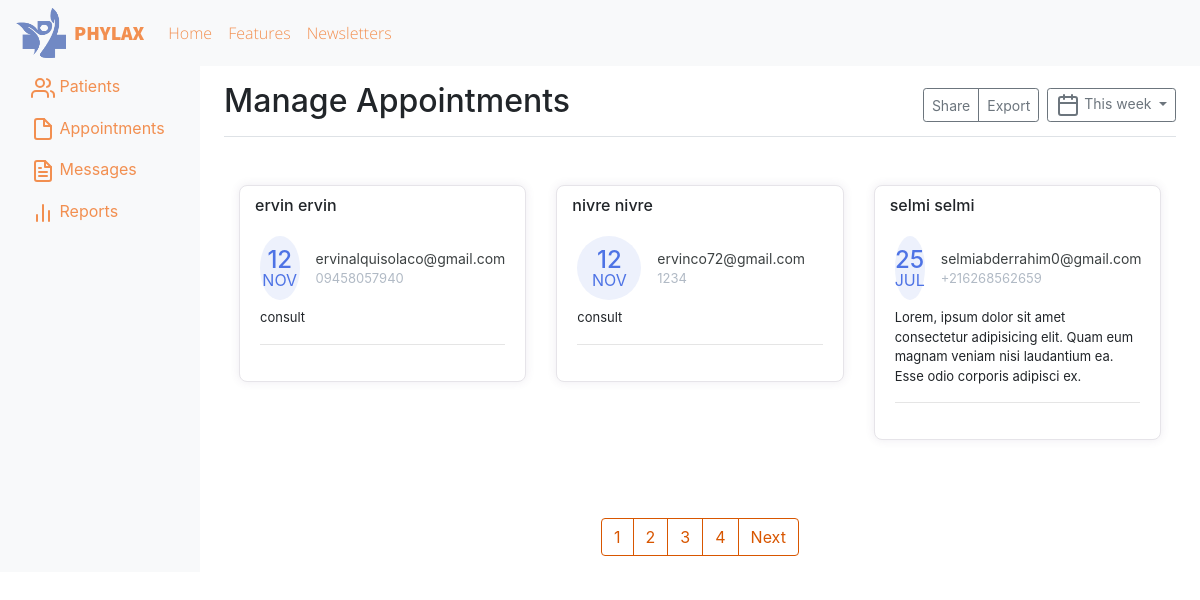
Before: /manage-appointments/ with the older database file.
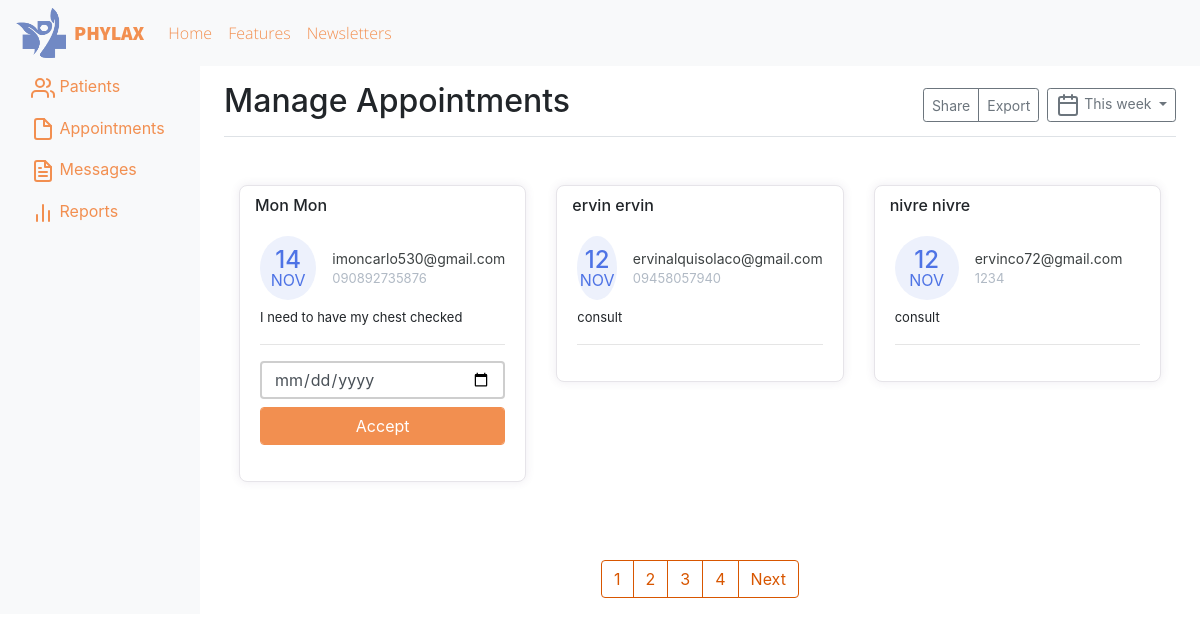
After: the same page with the newer database file.
### doctor/models.py (models this page shows, shortened)
class Appointment(models.Model):
    first_name = models.CharField(max_length=50)
    last_name = models.CharField(max_length=50)
    email = models.CharField(max_length=50)
    phone = models.CharField(max_length=50)
    request = models.TextField(blank=True)
    sent_date = models.DateField(auto_now_add=True)
    accepted = models.BooleanField(default=False)
    accepted_date = models.DateField(auto_now_add=False, null=True, blank=True)
    class Meta:
        ordering = ["-sent_date"]

### doctor/views.py (the view, shortened to what this page needs)
# urls.py: path("manage-appointments/", ManageAppointmentTemplateView.as_view(), name="manage"),
class ManageAppointmentTemplateView(ListView):
    template_name = "manage-appointments.html"
    model = Appointment
    context_object_name = "appointments"
    login_required = True
    paginate_by = 3
    def get_context_data(self,*args, **kwargs):
        context = super().get_context_data(*args, **kwargs)
        appointments = Appointment.objects.all()
        context.update({
            "title":"Manage Appointments"
        })
        return context

### doctor/context_processors.py (called while the page is built)
def get_notification(request):
    count = Appointment.objects.filter(accepted=False).count()
    data = {
        "count":count
    }
    return data

### templates/manage-appointments.html (shortened to what the changed rows need)
{% extends 'base.html' %}
{% block content %}
<body>
  <div class="container-fluid">
    <div class="row">
      <main role="main" class="col-md-9 ml-sm-auto col-lg-10 pt-3 px-4">
        <div class="d-flex justify-content-between flex-wrap flex-md-nowrap align-items-center pb-2 mb-3 border-bottom">
          <h1 class="h2">Manage Appointments</h1>
        </div>
    <div class="container mt-5">
        <div class="row">
        {% for app in appointments %}
            <div class="col-lg-4">
                <div class="card card-margin">
                    <div class="card-header no-border">
                        <h5 class="card-title">{{app.first_name}} {{app.last_name}}</h5>
                    </div>
                    <div class="card-body pt-0">
                        <div class="widget-49">
                            <div class="widget-49-title-wrapper">
                                <div class="widget-49-date-primary">
                                    <span class="widget-49-date-day">{{app.sent_date|date:"d"}}</span>
                                    <span class="widget-49-date-month">{{app.sent_date|date:"M"}}</span>
                                </div>
                                <div class="widget-49-meeting-info">
                                    <span class="widget-49-pro-title">{{app.email}}</span>
                                    <span class="widget-49-meeting-time">{{app.phone}}</span>
                                </div>
                            </div>
                            <div class="widget-49-meeting-points">
                                <span>{{app.request}}</span>
                            </div>
                            <hr class="w-100">
                            {% if app.accepted == False %}
                            <form method="POST" action="{% url 'manage' %}">
                            <div class="form-group">
                                <input type="date" name="date" class="form-control mb-2"
                                    placeholder="dd-mm-yyyy" value=""
                                    min="1997-01-01" max="2030-12-31">
                                <input class="btn-block btn-primary form-control" type="submit" value="Accept">
                            </div>
                            </form>
                            {% endif %}
                        </div>
                    </div>
                </div>
            </div>
        {% endfor %}
        </div>
        {% if is_paginated %}
        <div class="wrapper mt-5">
            <nav aria-label="Page navigation example">
                <ul class="pagination">
                    {% for number in page_obj.paginator.page_range %}
                    <li class="page-item"><a class="page-link" href="?page={{number}}">{{number}}</a></li>
                    {% endfor %}
                </ul>
            </nav>
        </div>
        {% endif %}
      </main>
    </div>
  </div>
</body>
{% endblock content %}

Changed rows visible on the page:
no longer on this page (row unchanged): Appointment: first_name "selmi", last_name "selmi", sent_date "25", sent_date "JUL", email "selmiabderrahim0@gmail.com", phone "+216268562659", request "Lorem, ipsum dolor sit amet consectetur adipisicing elit. Quam eum magnam veniam nisi laudantium ea. Esse odio corporis adipisci ex."
added Appointment: first_name "Mon", last_name "Mon", sent_date "14", sent_date "NOV", email "imoncarlo530@gmail.com", phone "090892735876", request "I need to have my chest checked"
